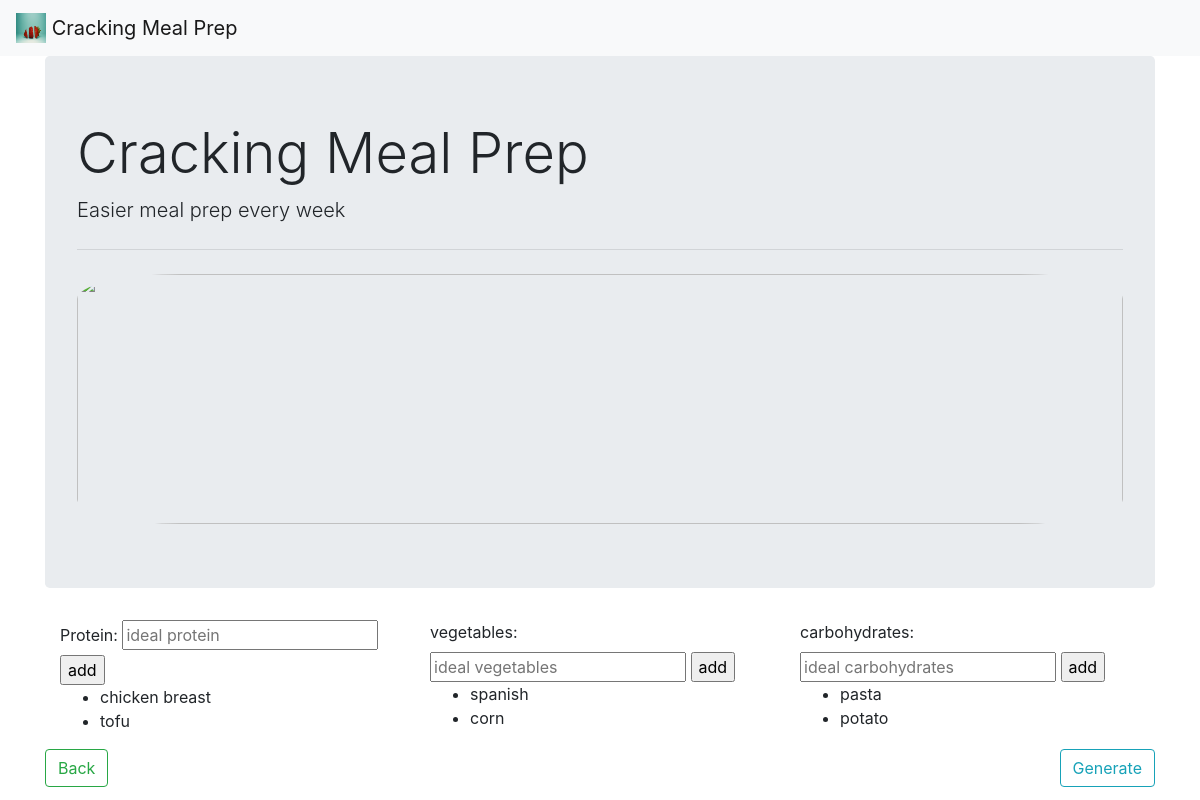
The page /ingredients on the database as committed earlier.
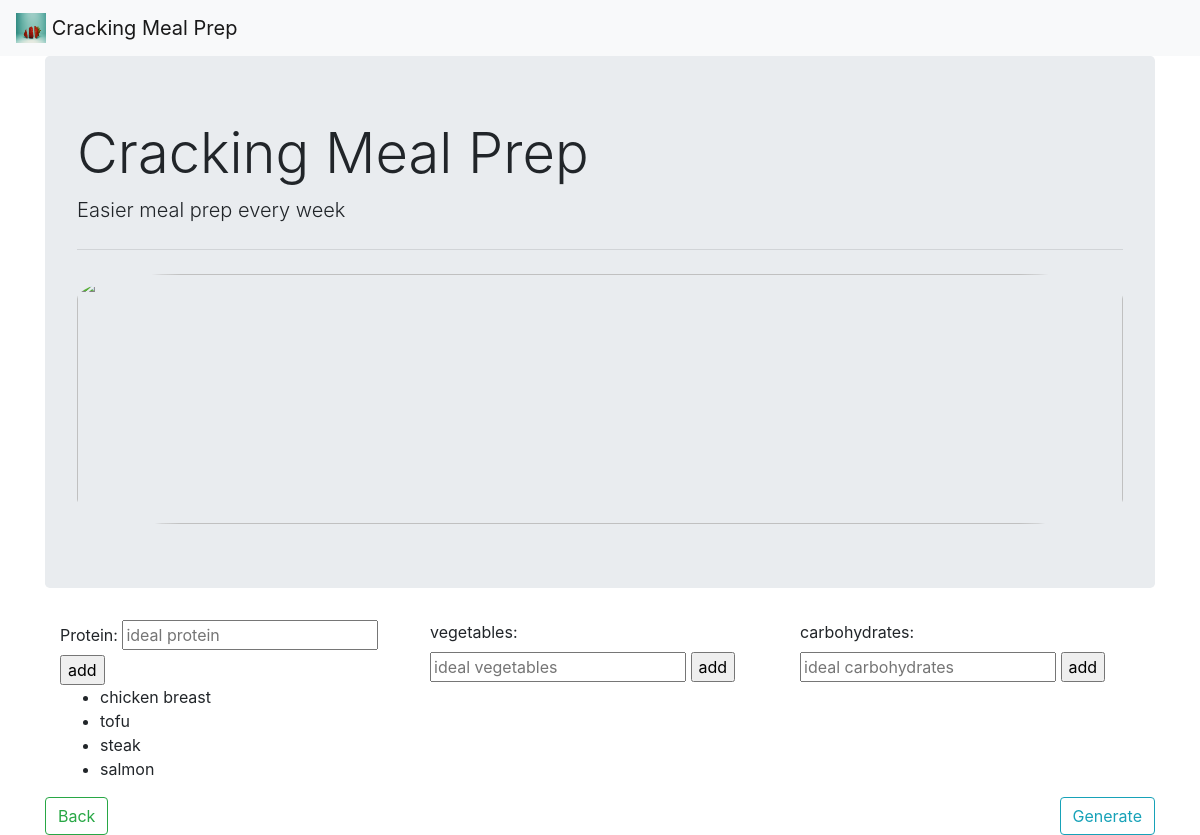
The same page on the database as committed later.
### testApi.py (models this page shows)
class Ingredient(db.Model):
    id = db.Column(db.Integer, primary_key=True)
    type = db.Column(db.String, unique=False, nullable=False)
    name = db.Column(db.String, unique=True, nullable=False)

### testApi.py (the view)
@app.route('/ingredients')
def ingredients():
        ingPro = Ingredient.query.filter_by(type="pro")
        ingVeg = Ingredient.query.filter_by(type="veg")
        ingCarb = Ingredient.query.filter_by(type="carb")
        return render_template('ingredients.html', ingPro=ingPro, ingVeg=ingVeg, ingCarb=ingCarb)

### templates/ingredients.html (shortened to what this page needs)
{% extends "base.html" %}
{% block content %}
<div class="container">
    <div class="row row-cols-3">
        <div class="col">
            <form action="{{url_for('addpro')}}" method="POST">
                <label for="protein">Protein: </label>
                <input type="text" name="protein" placeholder="ideal protein" required>
                <input type="submit" value="add">
            </form>
            <ul>
                {% for protein in ingPro %}
                <li>{{protein.name}}</li>
                {% endfor %}
            </ul>
        </div>
        <div class="col">
            <form action="{{url_for('addveg')}}" method="POST">
                <label for="vagetables">vegetables: </label>
                <input type="text" name="veg" placeholder="ideal vegetables">
                <input type="submit" value="add">
            </form>
            <ul>
                {% for vegetables in ingVeg %}
                <li>{{vegetables.name}}</li>
                {% endfor %}
            </ul>
        </div>
        <div class="col">
            <form action="{{url_for('addcarb')}}" method="POST">
                <label for="carbohydrates">carbohydrates: </label>
                <input type="text" name="carbohydrates" placeholder="ideal carbohydrates">
                <input type="submit" value="add">
            </form>
            <ul>
                {% for carbohydrates in ingCarb %}
                <li>{{carbohydrates.name}}</li>
                {% endfor %}
            </ul>
        </div>
    </div>
</div>
<a class="btn btn-outline-success float-left" href="/" role="button">Back</a>
<a class="btn btn-outline-info float-right" href="generate" role="button">Generate</a>
{% endblock %}

### templates/base.html (shortened to what this page needs)
<!doctype html>
<html lang="en">
  <head>
    <link rel="stylesheet" href="https://stackpath.bootstrapcdn.com/bootstrap/4.5.0/css/bootstrap.min.css">
  </head>
  <body>
    <nav class="navbar navbar-light bg-light">
      <a class="navbar-brand" href="/">
        <img src="{{url_for('static', filename='icon2.jpg')}}" width="30" height="30" class="d-inline-block align-top" alt="" loading="lazy">
        Cracking Meal Prep
      </a>
    </nav>
    <div class="container" id="container">
      <div class="jumbotron">
          <h1 class="display-4">Cracking Meal Prep</h1>
          <p class="lead">Easier meal prep every week</p>
          <hr class="my-4">
          <img src="{{url_for('static', filename='icon5.jpg')}}" width="100%" height="250px" style="object-fit: cover; border-radius: 10%" class="d-inline-block align-top" alt="" loading="lazy">
      </div>
        {% block content %}
        {% endblock %}
    </div>
  </body>
</html>

Rows that differ between the two databases and show on the page:
removed Ingredient: name "spanish"
removed Ingredient: name "corn"
removed Ingredient: name "pasta"
removed Ingredient: name "potato"
added Ingredient: name "steak", shown under "Cracking Meal Prep"
added Ingredient: name "salmon", shown under "Cracking Meal Prep"
